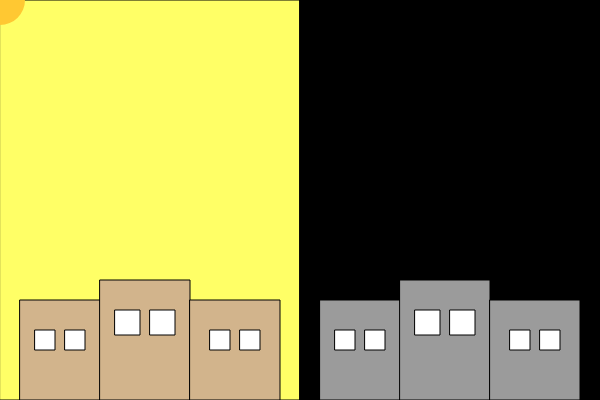
Frame 1 (no input)
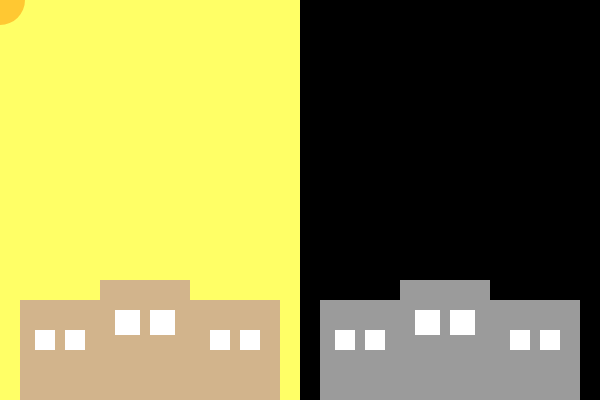
Frame 60 (no input)
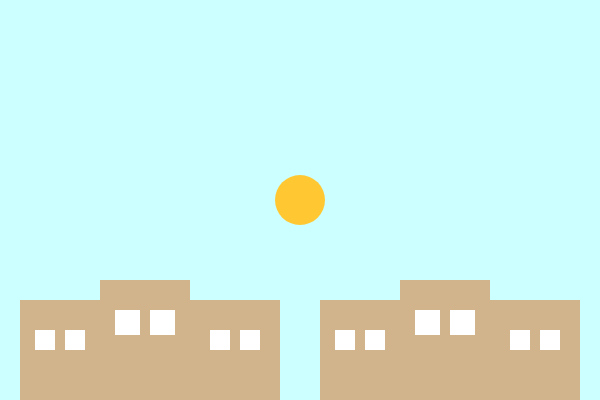
Frame 120 (the mouse pressed at the canvas centre since frame 60)

The p5.js sketch that drew these frames (run headless with seeded random() and noise() and a simulated clock; from frame 60 on, the mouse is pressed at the canvas centre):

// p5.js sketch
// ── sketch.js
function setup() {
  createCanvas(600, 400);
  line(300, 0, 300, 400);
}

function draw() {
  if (mouseX > width/2) {
    changeLeft(true);
  } else {
    changeLeft(false);
  }

  if (mouseX < width/2) {
    changeRight(true);
  } else {
    changeRight(false);
  }

  //Sun
  fill(255, 200, 50);
  noStroke();
  ellipse(mouseX, mouseY, 50, 50);
}

function changeLeft(black) {
  var r;
  if (black == true) {
    r1 = map(mouseX, width/2, width, 204, 0);
    r2 = map(mouseX, width/2, width, 255, 0);
    r3 = map(mouseX, width/2, width, 255, 0);
    fill(r1, r2, r3);
  } else {
    r1 = map(mouseX, 0, width/2, 255, 204);
    r2 = map(mouseX, 0, width/2, 255, 255);
    r3 = map(mouseX, 0, width/2, 102, 255);
    fill(r1, r2, r3);
  }
  rect(0, 0, width/2, height);

  if (black == true) {
    fill(155);
    rect(20, 300, 90, 100);
    rect(100, 280, 90, 120);
    rect(190, 300, 90, 100);

    // LHS Windows
    fill(255)
    rect(35, 330, 20, 20);
    rect(65, 330, 20, 20);
    rect(115, 310, 25, 25);
    rect(150, 310, 25, 25);
    rect(210, 330, 20, 20);
    rect(240, 330, 20, 20);
  } else {
    fill(210, 180, 140);
    rect(20, 300, 90, 100);
    rect(100, 280, 90, 120);
    rect(190, 300, 90, 100);

    // LHS Windows
    fill(255)
    rect(35, 330, 20, 20);
    rect(65, 330, 20, 20);
    rect(115, 310, 25, 25);
    rect(150, 310, 25, 25);
    rect(210, 330, 20, 20);
    rect(240, 330, 20, 20);
  }
}

function changeRight(black) {
  if (black == true) {
    r1 = map(mouseX, 0, width/2, 0, 204);
    r2 = map(mouseX, 0, width/2, 0, 255);
    r3 = map(mouseX, 0, width/2, 0, 255);
    fill(r1, r2, r3);
  } else {
    r1 = map(mouseX, width/2, width, 204, 255);
    r2 = map(mouseX, width/2, width, 255, 255);
    r3 = map(mouseX, width/2, width, 255, 102);
    fill(r1, r2, r3);
  }
  rect(width/2, 0, width, height);

  if (black == false) {
    // Building
    fill(210, 180, 140);
    rect(320, 300, 90, 100);
    rect(400, 280, 90, 120);
    rect(490, 300, 90, 100);

    // Windows
    fill(255)
    rect(335, 330, 20, 20);
    rect(365, 330, 20, 20);
    rect(415, 310, 25, 25);
    rect(450, 310, 25, 25);
    rect(510, 330, 20, 20);
    rect(540, 330, 20, 20);
  } else {
    // Buildings
    fill(155);
    rect(320, 300, 90, 100);
    rect(400, 280, 90, 120);
    rect(490, 300, 90, 100);

    // Windows
    fill(255)
    rect(335, 330, 20, 20);
    rect(365, 330, 20, 20);
    rect(415, 310, 25, 25);
    rect(450, 310, 25, 25);
    rect(510, 330, 20, 20);
    rect(540, 330, 20, 20);
  }
}
  

// ── buildings.js
function setup() {
  createCanvas(600, 400);
  line(300, 0, 300, 400);
}

function draw() {
  if (mouseX > width/2) {
    changeLeft(true);
  } else {
    changeLeft(false); 
  }
  
  if (mouseX < width/2) {
    changeRight(true);
  } else {
    changeRight(false); 
  }
  
  //Sun
  fill(255, 200, 50);
  noStroke();
  ellipse(mouseX, mouseY, 50, 50);
}

function changeLeft(black) {
  var r;
  if (black == true) {
    r1 = map(mouseX, width/2, width, 204, 0);
    r2 = map(mouseX, width/2, width, 255, 0);
    r3 = map(mouseX, width/2, width, 255, 0);
    fill(r1, r2, r3);
  } else {
    r1 = map(mouseX, 0, width/2, 255, 204);
    r2 = map(mouseX, 0, width/2, 255, 255);
    r3 = map(mouseX, 0, width/2, 102, 255);
    fill(r1, r2, r3); 
  }
  rect(0, 0, width/2, height);
  
  if (black == true) {
    fill(155);
    rect(20, 300, 90, 100);
    rect(100, 280, 90, 120);
    rect(190, 300, 90, 100);

    // LHS Windows 
    fill(255)
    rect(35, 330, 20, 20);
    rect(65, 330, 20, 20);
    rect(115, 310, 25, 25);
    rect(150, 310, 25, 25);
    rect(210, 330, 20, 20);
    rect(240, 330, 20, 20); 
  } else {
    fill(210, 180, 140);
    rect(20, 300, 90, 100);
    rect(100, 280, 90, 120);
    rect(190, 300, 90, 100);

    // LHS Windows 
    fill(255)
    rect(35, 330, 20, 20);
    rect(65, 330, 20, 20);
    rect(115, 310, 25, 25);
    rect(150, 310, 25, 25);
    rect(210, 330, 20, 20);
    rect(240, 330, 20, 20);  
  }
}

function changeRight(black) {
  if (black == true) {
    r1 = map(mouseX, 0, width/2, 0, 204);
    r2 = map(mouseX, 0, width/2, 0, 255);
    r3 = map(mouseX, 0, width/2, 0, 255);
    fill(r1, r2, r3);
  } else {
    r1 = map(mouseX, width/2, width, 204, 255);
    r2 = map(mouseX, width/2, width, 255, 255);
    r3 = map(mouseX, width/2, width, 255, 102);
    fill(r1, r2, r3);  
  }
  rect(width/2, 0, width, height); 
  
  if (black == false) {
    // Building
    fill(210, 180, 140);
    rect(320, 300, 90, 100);
    rect(400, 280, 90, 120);
    rect(490, 300, 90, 100);
    
    // Windows
    fill(255)
    rect(335, 330, 20, 20);
    rect(365, 330, 20, 20);
    rect(415, 310, 25, 25);
    rect(450, 310, 25, 25);
    rect(510, 330, 20, 20);
    rect(540, 330, 20, 20);
  } else {
    // Buildings
    fill(155);
    rect(320, 300, 90, 100);
    rect(400, 280, 90, 120);
    rect(490, 300, 90, 100);

    // Windows 
    fill(255)
    rect(335, 330, 20, 20);
    rect(365, 330, 20, 20);
    rect(415, 310, 25, 25);
    rect(450, 310, 25, 25);
    rect(510, 330, 20, 20);
    rect(540, 330, 20, 20);
  }
}
  
// ── draw_circles_random_colours.js
/*
* Create a stream of randomly coloured ellipses following your mouse.
*/

function setup() {
  createCanvas(1000,1000);
}

function draw() {
  v1 = random(255);
  v2 = random(255);
  v3 = random(255);
  fill(color(v1, v2, v3))
  ellipse(mouseX, mouseY, 5, 5);
}

// ── draw_line_random_colours.js
/*
Point-and-click drawing with random colours.
*/
function setup() {
  createCanvas(1000,1000);
}

function draw() {
  if (mouseIsPressed == true) {
    v1 = random(255);
    v2 = random(255);
    v3 = random(255);
    stroke(color(v1, v2, v3))
    strokeWeight(4); // Adusts thickness of line
    line(mouseX, mouseY, pmouseX, pmouseY);
  }
}

// ── map_mouse_to_background.js
/*
Map function to change background colour
*/
function setup() {
  createCanvas(1000,1000);
}

function draw() {
  let r = map(mouseX, 0, width, 0, 255);
  let b = map(mouseY, 0, width, 0, 150);
  background(r, 150, b);

  fill(b, 100, r);
  ellipse(mouseX, mouseY, 50, 50);
}

// ── rolling_circle.js
/*
Circle object rolling across line
*/
function setup() {
  createCanvas(1000,1000);
}

// Create circle object
var circle = {
  x : 0,
  y : (1000/2)-25,
  diameter : 50,
};

function draw() {
  background(250, 250, 100)
  line(0, height/2, width, height/2);
  ellipse(circle.x, circle.y, circle.diameter, circle.diameter);
  circle.x = circle.x+1;
}
